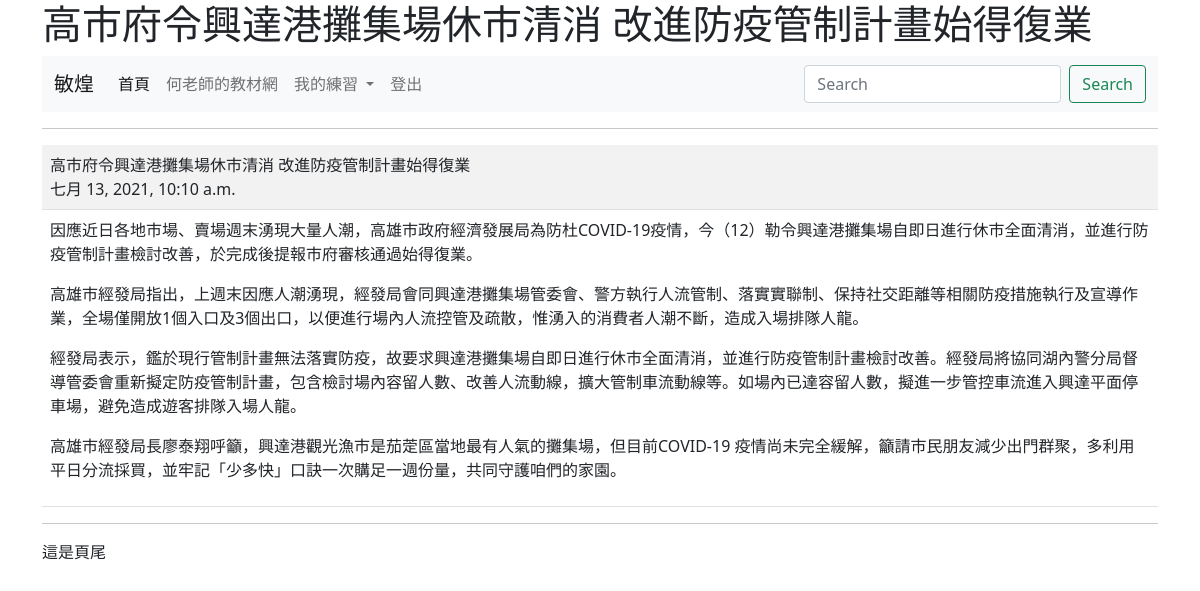
The page /show/4/ (signed in) on the database its author committed.
### mysite/models.py (models this page shows, shortened)
class Post(models.Model):
	title = models.CharField(max_length=200)
	content = models.TextField()
	pub_date = models.DateTimeField(default=timezone.now)
	class Meta:
		ordering = ('-pub_date',)

### mysite/views.py (the view)
# urls.py: path('show/<int:id>/', views.show),
@login_required(login_url="/admin/login/")
def show(request, id):
	try:
		post = Post.objects.get(id=id)
	except:
		return redirect("/news/")
	return render(request, "show.html", locals())

### templates/show.html (shortened to what this page needs)
{% extends "base.html" %}
{% block main %}
	<hr>
	<table class="table table-striped">
		<tr>
			<td>
				{{post.title}}<br>
				{{post.pub_date}}
			</td>
		</tr>
		<tr>
			<td>
				{{post.content | linebreaks }}
			</td>
		</tr>
	</table>
{% endblock %}

### templates/menu.html (shortened to what this page needs)
<nav class="navbar navbar-expand-lg navbar-light bg-light">
  <div class="container-fluid">
    <a class="navbar-brand" href="#">
      {% if request.user.is_authenticated %}
        {{ request.user.first_name }}
      {% else %}
        未登入的訪客
      {% endif %}
  </a>
    <div class="collapse navbar-collapse" id="navbarSupportedContent">
      <ul class="navbar-nav me-auto mb-2 mb-lg-0">
        <li class="nav-item">
          <a class="nav-link active" aria-current="page" href="/">首頁</a>
        </li>
        <li class="nav-item">
          <a class="nav-link" href="https://104.es">何老師的教材網</a>
        </li>
        <li class="nav-item dropdown">
          <a class="nav-link dropdown-toggle" href="#" id="navbarDropdown" role="button" data-bs-toggle="dropdown" aria-expanded="false">
            我的練習
          </a>
        </li>
        {% if request.user.is_authenticated %}
          <li class="nav-item">
            <a class="nav-link" href="/logout/" tabindex="-1">登出</a>
          </li>
        {% else %}
          <li class="nav-item">
            <a class="nav-link" href="/admin/login/?next=/" tabindex="-1">登入</a>
          </li>
        {% endif %}
      </ul>
      <form class="d-flex">
        <input class="form-control me-2" type="search" placeholder="Search" aria-label="搜尋">
        <button class="btn btn-outline-success" type="submit">Search</button>
      </form>
    </div>
  </div>
</nav>

### rows shown on the page
Post: title "高市府令興達港攤集場休市清消 改進防疫管制計畫始得復業", pub_date "七月 13, 2021, 10:10 a.m.", content "因應近日各地市場、賣場週末湧現大量人潮，高雄市政府經濟發展局為防杜COVID-19疫情，今（12）勒令興達港攤集場自即日進行休市全面清消，並進行防疫管制計畫檢討改善，於完成後提報市府審核通過始得復業。 高雄市經發局指出，上週末因應人潮湧現，經發局會同興達港攤集場管委會、警方執行人流管制、落實實聯制、保持社交距離等相關防疫措施執行及宣導作業，全場僅開放1個入口及3個出口，以便進行場內人流控管及疏散，惟湧入的消費者人潮不斷，造成入場排隊人龍。 經發局表示，鑑於現行管制計畫無法落實防疫，故要求興達港攤集場自即日進行休市全面清消，並進行防疫管制計畫檢討改善。經發局將協同湖內警分局督導管委會重新擬定防疫管制計畫，包含檢討場內容留人數、改善人流動線，擴大管制車流動線等。如場內已達容留人數，擬進一步管控車流進入興達平面停車場，避免造成遊客排隊入場人龍。 高雄市經發局長廖泰翔呼籲，興達港觀光漁市是茄萣區當地最有人氣的攤集場，但目前COVID-19 疫情尚未完全緩解，籲請市民朋友減少出門群聚，多利用平日分流採買，並牢記「少多快」口訣一次購足一週份量，共同守護咱們的家園。"

### other values the page prints
{{ request.user.first_name }} "敏煌"
